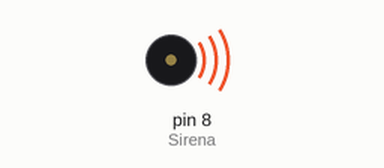
A sketch run on a simulated Arduino Uno, built with avr-gcc and run on an emulated ATmega328P. Parts: buzzer (waves = sounding). What the sketch prints to the serial monitor is not drawn.

Above: at 0.1 s.
Timing chart, 0 to 1.6 s (numbered marks = the images above):
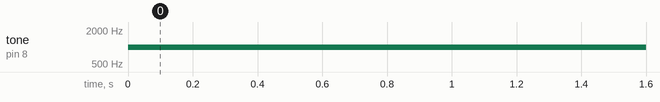

The sketch:

ToneTest-r00.ino
```cpp
// Test del comado tone()
//Il codice esegue un too di frequenza Tono1 e durata TTono1
//sul piedino Sirea (pin 8 dove la Maker Uno ha collegato il buzzer)

//Il programma ci forisce la lettura del timer intero della scheda
//espresso in millisecondi rispettivamente:
// quando inizia il prgramma
// ogni volta che fa il ciclo della loop()

//La velocità di comunicazione della seriale è VelocitaSeriale


#define VelocitaSeriale 9600

#define Sirena 8

#define Tono1 1000
#define TTono1 5000

void setup()
{
  Serial.begin(VelocitaSeriale);
  Serial.print("Inizio a ");
  Serial.println(millis());
}

void loop()
{
  tone(Sirena,Tono1, TTono1);
  Serial.print("Ciclo ");
  Serial.println(millis());
}
```

Measured:
- by itself, tone on pin 8 (Sirena): silent → 1000 Hz at 0.00 s
